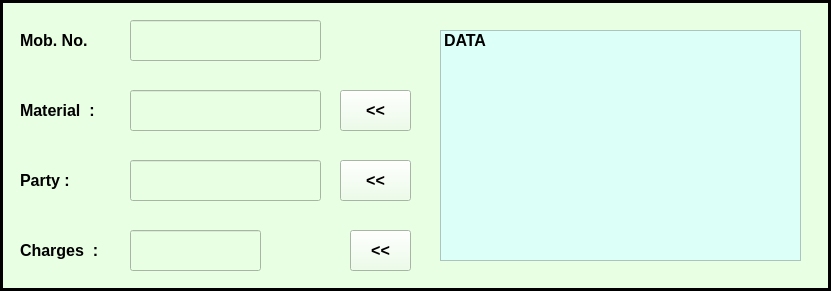
    <widget class="QFrame" name="frame_2">
     <property name="geometry">
      <rect>
       <x>240</x>
       <y>340</y>
       <width>831</width>
       <height>291</height>
      </rect>
     </property>
     <property name="styleSheet">
      <string notr="true">background-color: rgb(232, 255, 228);</string>
     </property>
     <property name="frameShape">
      <enum>QFrame::Box</enum>
     </property>
     <property name="frameShadow">
      <enum>QFrame::Plain</enum>
     </property>
     <property name="lineWidth">
      <number>3</number>
     </property>
     <widget class="QLabel" name="label_41">
      <property name="geometry">
       <rect>
        <x>20</x>
        <y>230</y>
        <width>91</width>
        <height>41</height>
       </rect>
      </property>
      <property name="font">
       <font>
        <family>Arial</family>
        <pointsize>12</pointsize>
        <weight>75</weight>
        <bold>true</bold>
        <underline>false</underline>
       </font>
      </property>
      <property name="styleSheet">
       <string notr="true">color: rgb(0, 0, 0);</string>
      </property>
      <property name="text">
       <string>Charges  :</string>
      </property>
      <property name="alignment">
       <set>Qt::AlignLeading|Qt::AlignLeft|Qt::AlignVCenter</set>
      </property>
     </widget>
     <widget class="QLineEdit" name="lineEdit_10">
      <property name="geometry">
       <rect>
        <x>130</x>
        <y>230</y>
        <width>131</width>
        <height>41</height>
       </rect>
      </property>
      <property name="font">
       <font>
        <family>Arial</family>
        <pointsize>12</pointsize>
        <weight>75</weight>
        <bold>true</bold>
       </font>
      </property>
     </widget>
     <widget class="QListWidget" name="listWidget_4">
      <property name="geometry">
       <rect>
        <x>440</x>
        <y>30</y>
        <width>361</width>
        <height>231</height>
       </rect>
      </property>
      <property name="font">
       <font>
        <family>Arial</family>
        <pointsize>12</pointsize>
        <weight>75</weight>
        <bold>true</bold>
       </font>
      </property>
      <property name="tabletTracking">
       <bool>false</bool>
      </property>
      <property name="styleSheet">
       <string notr="true">background-color: rgb(220, 255, 247);</string>
      </property>
      <property name="gridSize">
       <size>
        <width>0</width>
        <height>0</height>
       </size>
      </property>
      <item>
       <property name="text">
        <string>DATA</string>
       </property>
      </item>
     </widget>
     <widget class="QLabel" name="label_42">
      <property name="geometry">
       <rect>
        <x>20</x>
        <y>90</y>
        <width>91</width>
        <height>41</height>
       </rect>
      </property>
      <property name="font">
       <font>
        <family>Arial</family>
        <pointsize>12</pointsize>
        <weight>75</weight>
        <bold>true</bold>
        <underline>false</underline>
       </font>
      </property>
      <property name="styleSheet">
       <string notr="true">color: rgb(0, 0, 0);</string>
      </property>
      <property name="text">
       <string>Material  :</string>
      </property>
      <property name="alignment">
       <set>Qt::AlignLeading|Qt::AlignLeft|Qt::AlignVCenter</set>
      </property>
     </widget>
     <widget class="QLineEdit" name="lineEdit_11">
      <property name="geometry">
       <rect>
        <x>130</x>
        <y>90</y>
        <width>191</width>
        <height>41</height>
       </rect>
      </property>
      <property name="font">
       <font>
        <family>Arial</family>
        <pointsize>12</pointsize>
        <weight>75</weight>
        <bold>true</bold>
       </font>
      </property>
     </widget>
     <widget class="QPushButton" name="pushButton_11">
      <property name="geometry">
       <rect>
        <x>350</x>
        <y>230</y>
        <width>61</width>
        <height>41</height>
       </rect>
      </property>
      <property name="font">
       <font>
        <family>Arial</family>
        <pointsize>12</pointsize>
        <weight>75</weight>
        <bold>true</bold>
       </font>
      </property>
      <property name="text">
       <string>&lt;&lt;</string>
      </property>
     </widget>
     <widget class="QPushButton" name="pushButton_13">
      <property name="geometry">
       <rect>
        <x>340</x>
        <y>90</y>
        <width>71</width>
        <height>41</height>
       </rect>
      </property>
      <property name="font">
       <font>
        <family>Arial</family>
        <pointsize>12</pointsize>
        <weight>75</weight>
        <bold>true</bold>
       </font>
      </property>
      <property name="text">
       <string>&lt;&lt;</string>
      </property>
     </widget>
     <widget class="QLabel" name="label_43">
      <property name="geometry">
       <rect>
        <x>20</x>
        <y>160</y>
        <width>81</width>
        <height>41</height>
       </rect>
      </property>
      <property name="font">
       <font>
        <family>Arial</family>
        <pointsize>12</pointsize>
        <weight>75</weight>
        <bold>true</bold>
        <underline>false</underline>
       </font>
      </property>
      <property name="styleSheet">
       <string notr="true">color: rgb(0, 0, 0);</string>
      </property>
      <property name="text">
       <string>Party :</string>
      </property>
      <property name="alignment">
       <set>Qt::AlignLeading|Qt::AlignLeft|Qt::AlignVCenter</set>
      </property>
     </widget>
     <widget class="QLineEdit" name="lineEdit_12">
      <property name="geometry">
       <rect>
        <x>130</x>
        <y>160</y>
        <width>191</width>
        <height>41</height>
       </rect>
      </property>
      <property name="font">
       <font>
        <family>Arial</family>
        <pointsize>12</pointsize>
        <weight>75</weight>
        <bold>true</bold>
       </font>
      </property>
     </widget>
     <widget class="QPushButton" name="pushButton_14">
      <property name="geometry">
       <rect>
        <x>340</x>
        <y>160</y>
        <width>71</width>
        <height>41</height>
       </rect>
      </property>
      <property name="font">
       <font>
        <family>Arial</family>
        <pointsize>12</pointsize>
        <weight>75</weight>
        <bold>true</bold>
       </font>
      </property>
      <property name="text">
       <string>&lt;&lt;</string>
      </property>
     </widget>
     <widget class="QLabel" name="label_46">
      <property name="geometry">
       <rect>
        <x>20</x>
        <y>20</y>
        <width>101</width>
        <height>41</height>
       </rect>
      </property>
      <property name="font">
       <font>
        <family>Arial</family>
        <pointsize>12</pointsize>
        <weight>75</weight>
        <bold>true</bold>
        <underline>false</underline>
       </font>
      </property>
      <property name="styleSheet">
       <string notr="true">color: rgb(0, 0, 0);</string>
      </property>
      <property name="text">
       <string>Mob. No.</string>
      </property>
      <property name="alignment">
       <set>Qt::AlignLeading|Qt::AlignLeft|Qt::AlignVCenter</set>
      </property>
     </widget>
     <widget class="QLineEdit" name="lineEdit_13">
      <property name="geometry">
       <rect>
        <x>130</x>
        <y>20</y>
        <width>191</width>
        <height>41</height>
       </rect>
      </property>
      <property name="font">
       <font>
        <family>Arial</family>
        <pointsize>12</pointsize>
        <weight>75</weight>
        <bold>true</bold>
       </font>
      </property>
     </widget>
    </widget>
